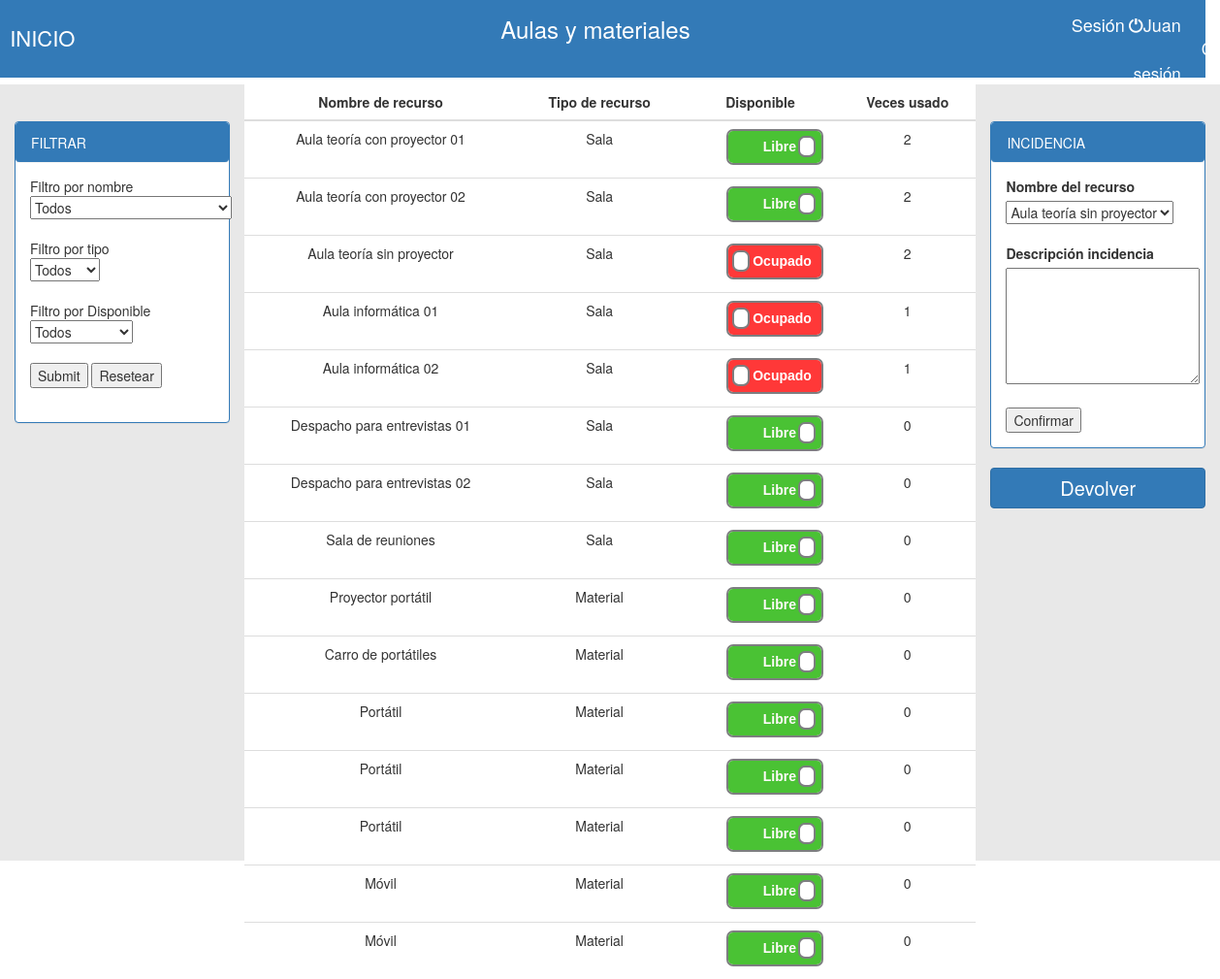
Screenshot of /Proyecto2_David_Nuria_Jorge/principal.php (signed in) with the database file from the repository.
### tables this page shows
CREATE TABLE `tbl_recurso` (
  `idRecurso` int(4) NOT NULL,
  `nombreRecursos` varchar(35) DEFAULT NULL,
  `tipoRecursos` enum('Sala','Material') DEFAULT NULL,
  `Ocupado` tinyint(1) NOT NULL
);

### Proyecto2_David_Nuria_Jorge/principal.php (the view, shortened to what this page needs)
<!DOCTYPE html>
<html>
<head>
	<link rel="stylesheet" type="text/css" href="css/style.css">
	<link rel="stylesheet" href="https://maxcdn.bootstrapcdn.com/bootstrap/3.3.7/css/bootstrap.min.css">
</head>
<body>
	<?php
	if(isset($_SESSION['usuario'])){
		$usuario = $_SESSION['usuario'];
	} else {
		$usuario = "Invitado";
	}
	?>
	<div id="cabecera" class="row">
		<div class="col-lg-4" style="text-align: left; color: white; padding-left: 2%;">
			<p><p><a href="principal.php" id="color">INICIO</a></p></p>
		</div>
		<div class="col-lg-4" style="text-align: center; color: white">
			<p class="size">Aulas y materiales</p>
		</div>
		<div class="col-lg-4" style="text-align: right; padding-right: 2%;"><t class="color2">Sesión</t>
			<span style='font-size: 18px; color: white; position: right;' id="login"><a href="index.html"><i id="cerrar_sesion" style="font-size: 15px; color: white" class="glyphicon glyphicon-off"></a></i><?php echo "$usuario"; ?> </span>
				<form action="principal.php" method="REQUEST">
			<?php
			if (isset($_SESSION['usuario'])) {
				echo "<a href='principal.php?cerrarsesion' id='cerrarSesion'>Cerrar sesión</a>";
			}
			?>
		</form>
		</div>
	</div>
	<div id="contenedor_izq">
		<div class="col-lg-12">
			<div class="panel-group">
				<div class="panel panel-primary">
					<div class="panel panel-heading">FILTRAR</div>
					<div class="panel-body">
						<form action='principal.php' method='REQUEST' accept-charset='UTF-8'>
							<?php
							echo "Filtro por nombre<br>";
							?>
							<select name='nombreRecursos' required>
								<?php
								echo "<option>Todos</option>";
								?>
							</select><br><br>
							<?php
							echo "Filtro por tipo<br>";
							?>
							<select name='tipoRecursos' required>
								<?php
								echo "<option>Todos</option>";
								?>
							</select><br><br>
							<?php
							echo "Filtro por Disponible<br>";
							?>
							<select name='Ocupado' required>
								<?php
								echo "<option>Todos</option>";
								?>
							</select><br><br>
							<input type='submit' name='filtro'>
							<input type='submit' name='Reset' value='Resetear'><br><br>
						</form>
					</div>
				</div>
			</div>
		</div>
	</div>
	<div id="contenedor_derch">
		<div class="col-lg-12">
			<div class="panel-group">
				<div class="panel panel-primary">
					<div class="panel panel-heading">INCIDENCIA</div>
					<div class="panel-body">
						<form  action='principal.php' method='REQUEST' onsubmit="return validar();" accept-charset='UTF-8' name="addnew">
							<?php
							$conexion=mysqli_connect("localhost","root","","bd_empresa");
							$usuario=$_SESSION['usuario'];
							$qn="SELECT DISTINCT tbl_recurso.idRecurso ,nombreRecursos
							FROM tbl_recurso
							INNER JOIN tbl_reserva ON tbl_recurso.idRecurso=tbl_reserva.idRecurso
							INNER JOIN tbl_usuario ON tbl_reserva.idUsuario=tbl_usuario.idUsuario
							WHERE tbl_recurso.Ocupado='1' AND tbl_usuario.nombreUsuario='$usuario'";
							$querymuestran=mysqli_query($conexion,$qn);
							echo "<label>Nombre del recurso</label>";
							echo "<select name='nombreRecursos'>";
							while ($row=mysqli_fetch_array($querymuestran)) {
								echo '<option value="'.utf8_encode($row['nombreRecursos']).'">'.utf8_encode($row['nombreRecursos']).'</option>';
							}
							echo "</select><br><br>";
							echo "<label>Descripción incidencia</label>";
							echo "<textarea type='text' name='descripcionIncidencia' style='height:120px;width:200px;'></textarea><br><br>";
							echo "<input type='submit' name='Enviar' value='Confirmar'>";
							?>
						</form>
						</div>
					</div>
				</div>
				<button type='submit' name='devolver' id='titulo_btn' class='btn btn-primary btn-block'>Devolver</button>
		</div>
	</div>
	<?php
	$conexion=mysqli_connect("localhost", "root", "", "bd_empresa");
	if(!$conexion){
		echo "Error: No se pudo conectar a MySQL." . PHP_EOL;
		echo "errno de depuración: " . mysqli_connect_errno() . PHP_EOL;
		echo "error de depuración: " . mysqli_connect_error() . PHP_EOL;
		exit;
	} else {
		mysqli_query($conexion, "SET NAMES 'utf8'");
		if((isset($_REQUEST['devolver']))){
			?>
			<div id="contenedor_central">
				<table class="table">
					<thead>
						<tr>
							<th class="centro">Nombre de recurso</th>
							<th class="centro">Tipo de recurso</th>
							<th class="centro">Devolver</th>
						</tr>
					</thead>
					<tbody>
						<?php
						$k= "SELECT tbl_recurso.nombreRecursos,tbl_recurso.tipoRecursos,tbl_recurso.idRecurso from tbl_reserva inner join tbl_recurso where tbl_reserva.idRecurso = tbl_recurso.idRecurso and idUsuario = $_SESSION[idUsuario] and tbl_reserva.fechaLiberamiento is null";
						$rvis = mysqli_query($conexion, $k);
						if(mysqli_num_rows($rvis)>0){
							while($reserva = mysqli_fetch_array($rvis)){
								echo "<form action='principal.php' method='POST'>";
								echo "<tr class='filas'>";
								echo "<td>$reserva[nombreRecursos]</td>";
								echo "<td>$reserva[tipoRecursos]</td>";
								echo "<td>";
								echo "<button type='submit'name='devolverProducto' value='$reserva[idRecurso]' id='boton_devolver' class='btn btn-primary btn-block'>Devolver</button>";
								echo"</td>";
							}
							echo "<input type='hidden' name='devolver'>";
							echo "</form>";
						}else{
							echo "<td>No tiene reservas</td>";
						}
								}else{
									?>
									<div id="contenedor_central">
										<table class="table">
											<thead>
												<tr>
													<th class="centro">Nombre de recurso</th>
													<th class="centro">Tipo de recurso</th>
													<th class="centro">Disponible</th>
													<th class="centro">Veces usado</th>
												</tr>
											</thead>
											<tbody>
												<?php
												$q = "SELECT tbl_recurso.idRecurso ,tbl_recurso.nombreRecursos,tbl_recurso.tipoRecursos, tbl_recurso.Ocupado, count(tbl_reserva.idReserva) as veces_usado from tbl_recurso LEFT JOIN tbl_reserva on tbl_recurso.idRecurso = tbl_reserva.idRecurso group by tbl_recurso.idRecurso";
												$resultados = mysqli_query($conexion, $q);
												if(mysqli_num_rows($resultados)>0){
													$cont=0;
													while($reserva = mysqli_fetch_array($resultados)){
														echo "<form action='principal.php' method='REQUEST'>";
														echo "<tr class='filas'>";
														echo "<td>$reserva[nombreRecursos]</td>";
														echo "<td>$reserva[tipoRecursos]</td>";
														echo "<td>";
														echo "<div class='onoffswitch'>";
														if($reserva['Ocupado']==0){
															echo "<label class='onoffswitch-label' for='myonoffswitch$cont'>";
															echo "<span class='onoffswitch-switch'></span>";
															echo "</label>";
														}else{
															echo "<label class='onoffswitch-label' >";
															echo "<span class='onoffswitch-switch'></span>";
															echo "</label>";
														}
														echo "</div>";
														echo "<td>$reserva[veces_usado]</td>";
														echo "</tr>";
														echo "</form>";
														$cont++;
													}
												}
											}
										}
										?>
									</tbody>
								</table>
							</div>
						</body>
						</html>

### Proyecto2_David_Nuria_Jorge/css/style.css (style rules this page uses)
#cabecera { width: 100%; height: 10vh; background-color: #337ab7; top: 0; left: 0; text-align: center; padding-top: 1%; }
#contenedor_izq { padding-top: 3%; left: 0; float: left; width: 20%; height: 100vh; background-color: #E8E8E8; }
#contenedor_derch { padding-top: 3%; float: right; right: 0; width: 20%; height: 100vh; background-color: #E8E8E8; }
#contenedor_central { float: left; width: 60%; height: 90vh; background-color: white; }
body { margin: 0; }
td { text-align: center; }
.centro { text-align: center; }
.onoffswitch { position: relative; width: 100px; -webkit-user-select:none; -moz-user-select:none; -ms-user-select: none; margin-left: 26%; }
.onoffswitch-label { display: block; overflow: hidden; cursor: pointer; border: 2px solid #7D7E80; border-radius: 7px; }
.onoffswitch-switch { display: block; width: 18px; margin: 7.5px; background: #FFFFFF; position: absolute; top: 0; bottom: 0; right: 68px; border: 2px solid #7D7E80; border-radius: 7px; transition: all 0.3s ease-in 0s; }
.onoffswitch-checkbox:checked + .onoffswitch-label .onoffswitch-switch { right: 0px; }
#titulo_btn { font-size: 20px; }
#color { color:white; font-size: 22px; text-decoration: none; }
.color2 { color: white; font-size: 18px; }
.size { font-size:24px; }
#cerrarSesion { font-size: 17px; color: white; margin-left: 400px; }

### rows the page displays
tbl_recurso: nombreRecursos "Aula teoría con proyector 01", tipoRecursos "Sala", reserva "2"
tbl_recurso: nombreRecursos "Aula teoría con proyector 02", tipoRecursos "Sala", reserva "2"
tbl_recurso: nombreRecursos "Aula teoría sin proyector", tipoRecursos "Sala", reserva "2"
tbl_recurso: nombreRecursos "Aula informática 01", tipoRecursos "Sala", reserva "1"
tbl_recurso: nombreRecursos "Aula informática 02", tipoRecursos "Sala", reserva "1"
tbl_recurso: nombreRecursos "Despacho para entrevistas 01", tipoRecursos "Sala", reserva "0"
tbl_recurso: nombreRecursos "Despacho para entrevistas 02", tipoRecursos "Sala", reserva "0"
tbl_recurso: nombreRecursos "Sala de reuniones", tipoRecursos "Sala", reserva "0"
tbl_recurso: nombreRecursos "Proyector portátil", tipoRecursos "Material", reserva "0"
tbl_recurso: nombreRecursos "Carro de portátiles", tipoRecursos "Material", reserva "0"
tbl_recurso: nombreRecursos "Portátil", tipoRecursos "Material", reserva "0"
tbl_recurso: nombreRecursos "Portátil", tipoRecursos "Material", reserva "0"
tbl_recurso: nombreRecursos "Portátil", tipoRecursos "Material", reserva "0"
tbl_recurso: nombreRecursos "Móvil", tipoRecursos "Material", reserva "0"
tbl_recurso: nombreRecursos "Móvil", tipoRecursos "Material", reserva "0"

### other values shown
$usuario "Juan"
form field nombreRecursos "Aula teoría sin proyector"
